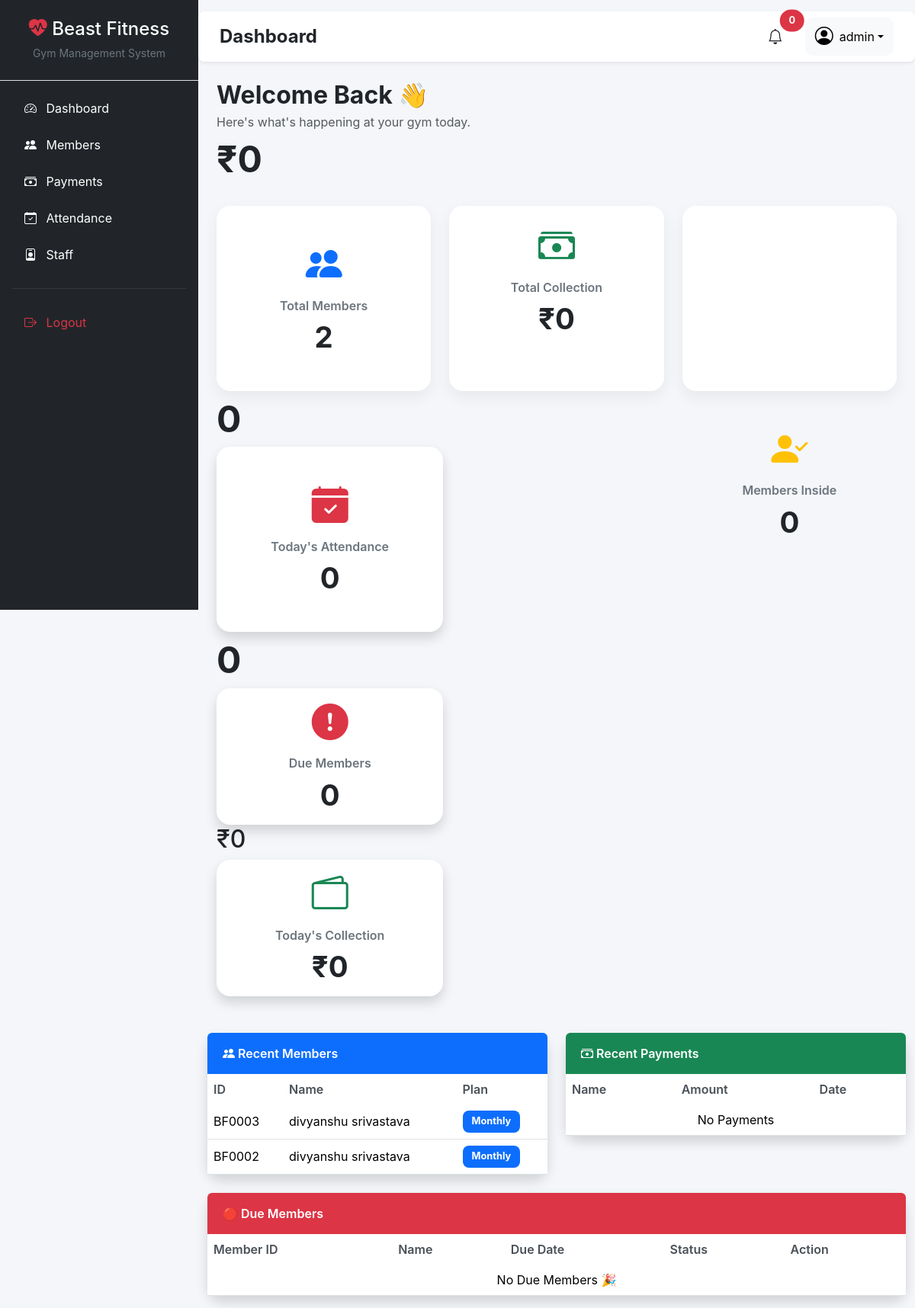
Page / (signed in) on the earlier database version.
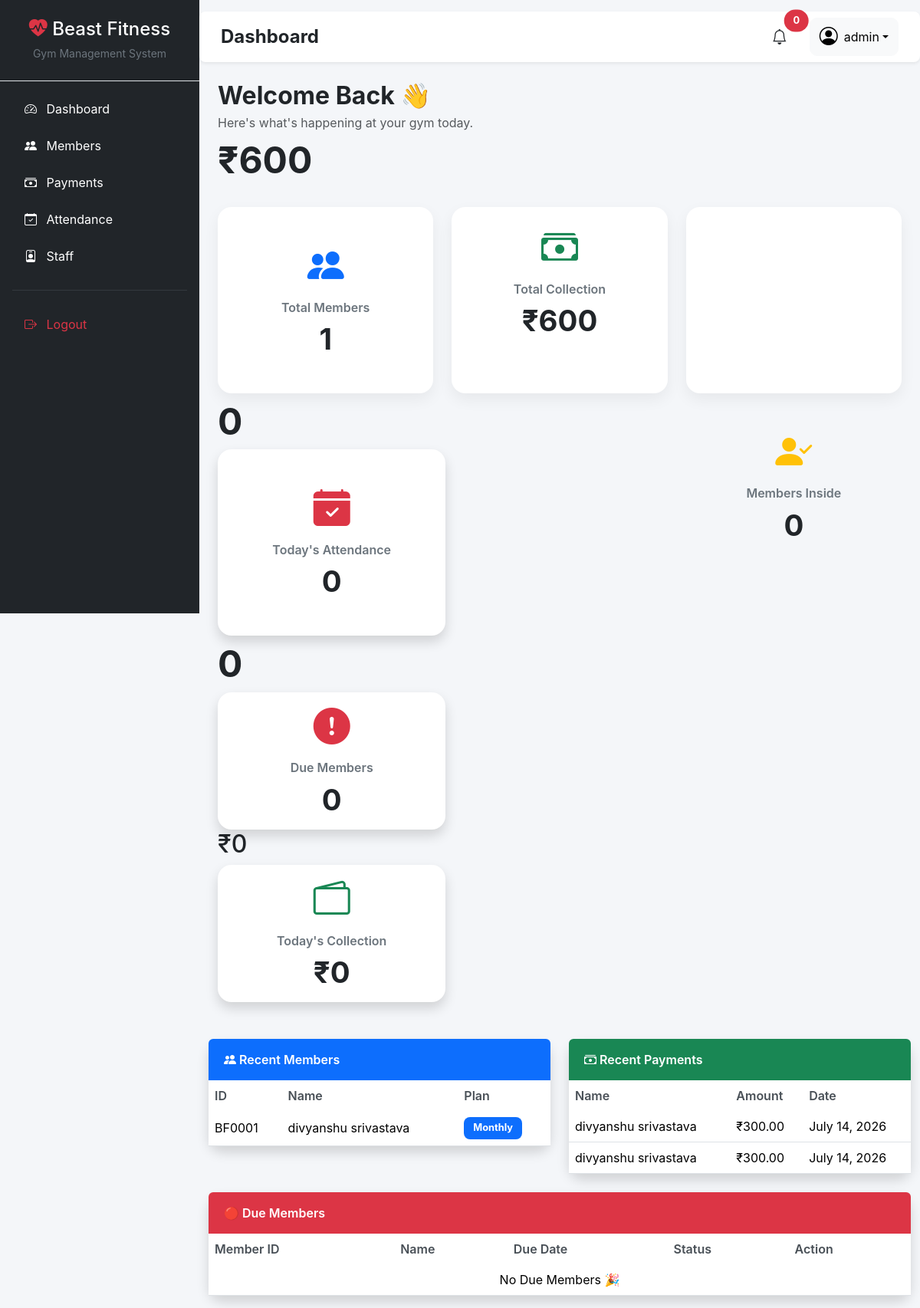
Same page on the later database version.
### members/models.py (models this page shows, shortened)
class Member(models.Model):
    GENDER_CHOICES = [
        ("Male", "Male"),
        ("Female", "Female"),
    ]
    MEMBERSHIP_CHOICES = [
        ("Monthly", "Monthly"),
        ("Quarterly", "Quarterly"),
        ("Half-Yearly", "Half-Yearly"),
        ("Yearly", "Yearly"),
    ]
    member_id = models.CharField(
        max_length=10,
        unique=True,
        blank=True
    )
    full_name = models.CharField(max_length=100)
    phone = models.CharField(max_length=15)
    gender = models.CharField(
        max_length=10,
        choices=GENDER_CHOICES
    )
    age = models.PositiveIntegerField()
    address = models.TextField()
    membership = models.CharField(
        max_length=20,
        choices=MEMBERSHIP_CHOICES
    )
    joining_date = models.DateField(
        auto_now_add=True
    )
    next_due_date = models.DateField(
        null=True,
        blank=True
    )
    fee_status = models.CharField(
        max_length=10,
        default="Paid"
    )

### payments/models.py (models this page shows, shortened)
class Payment(models.Model):
    PAYMENT_MODE = [
        ("Cash", "Cash"),
        ("UPI", "UPI"),
        ("Card", "Card"),
    ]
    member = models.ForeignKey(
        Member,
        on_delete=models.CASCADE
    )
    amount = models.DecimalField(
        max_digits=10,
        decimal_places=2
    )
    payment_mode = models.CharField(
        max_length=10,
        choices=PAYMENT_MODE
    )
    received_by = models.ForeignKey(
        Staff,
        on_delete=models.SET_NULL,
        null=True,
        blank=True
    )
    payment_date = models.DateField(
        default=timezone.now
    )
    next_due_date = models.DateField(
        blank=True,
        null=True
    )
    remarks = models.CharField(
        max_length=200,
        blank=True
    )

### dashboard/views.py (the view, shortened to what this page needs)
# urls.py: path("", include("dashboard.urls")),
@login_required
def dashboard(request):
    total_members = Member.objects.count()
    total_collection = (
        Payment.objects.aggregate(total=Sum("amount"))["total"] or 0
    )
    today = timezone.localdate()
    today_collection = (
        Payment.objects.filter(payment_date=today)
        .aggregate(total=Sum("amount"))["total"] or 0
    )
    today_attendance = Attendance.objects.filter(
        attendance_date=today
    ).count()
    inside_gym = Attendance.objects.filter(
        status="Inside"
    ).count()
    overdue_members = Member.objects.filter(
        next_due_date__lt=today
    ).count()
    due_today = Member.objects.filter(
        next_due_date=today
    ).count()
    due_members = overdue_members + due_today
    recent_members = Member.objects.order_by("-id")[:5]
    recent_payments = Payment.objects.order_by("-payment_date")[:5]
    recent_due_members = Member.objects.filter(
        next_due_date__lte=today
    ).order_by("next_due_date")[:5]
    context = {
        "total_members": total_members,
        "total_collection": total_collection,
        "today_collection": today_collection,
        "today_attendance": today_attendance,
        "inside_gym": inside_gym,
        "due_members": due_members,
        "overdue_members": overdue_members,
        "due_today": due_today,
        "recent_members": recent_members,
        "recent_payments": recent_payments,
        "recent_due_members": recent_due_members,
    }
    return render(request, "dashboard.html", context)

### templates/dashboard.html
{% extends 'base.html' %}
{% block content %}
<div class="container-fluid">
<div class="mb-4">
    <h2 class="fw-bold mb-1">Welcome Back 👋</h2>
    <p class="text-muted mb-0">
        Here's what's happening at your gym today.
    </p>
</div>
    <div class="row g-4">
      <h2 class="fw-bold display-5 mt-2">₹{{ total_collection }}</h2>
        <div class="col-lg-4 col-md-6">
<div class="card border-0 h-100">
                <div class="card-body text-center p-5">
                    <i class="bi bi-people-fill display-4 text-primary"></i>
                    <h6 class="mt-3">Total Members</h6>
                    <h2>{{ total_members }}</h2>
                </div>
            </div>
        </div>
        <div class="col-lg-4 col-md-6">
<div class="card border-0 h-100">
                <div class="card-body text-center py-4">
                    <i class="bi bi-cash-stack display-4 text-success"></i>
                    <h6 class="mt-3">Total Collection</h6>
                    <h2>₹{{ total_collection }}</h2>
                </div>
            </div>
        </div>
        <div class="col-lg-4 col-md-6">
            <div class="card border-0 h-100"></div>
                <div class="card-body text-center p-5">
                    <i class="bi bi-person-check-fill display-4 text-warning"></i>
                    <h6 class="mt-3">Members Inside</h6>
                    <h2 class="fw-bold display-5 mt-2">{{ inside_gym }}</h2>
                </div>
            </div>
        </div>
        <h2 class="fw-bold display-5 mt-2">{{ today_attendance }}</h2>
        <div class="col-lg-4 col-md-6">
            <div class="card shadow border-0">
                <div class="card-body text-center p-5">
                    <i class="bi bi-calendar-check-fill display-4 text-danger"></i>
                    <h6 class="mt-3">Today's Attendance</h6>
                    <h2>{{ today_attendance }}</h2>
                </div>
            </div>
        </div>
<h2 class="fw-bold display-5 mt-2">{{ due_members }}</h2>
        <div class="col-lg-4 col-md-6">
            <div class="card shadow border-0">
                <div class="card-body text-center">
                    <i class="bi bi-exclamation-circle-fill display-4 text-danger"></i>
                    <h6 class="mt-3">Due Members</h6>
                    <h2>{{ due_members }}</h2>
                </div>
            </div>
        </div>
        <h2>₹{{ today_collection }}</h2>
        <div class="col-lg-4 col-md-6">
            <div class="card shadow border-0">
                <div class="card-body text-center">
                    <i class="bi bi-wallet2 display-4 text-success"></i>
                    <h6 class="mt-3">Today's Collection</h6>
                    <h2>₹{{ today_collection }}</h2>
                </div>
            </div>
        </div>
    </div>
    <div class="row mt-5">
        <div class="col-lg-6">
            <div class="card shadow">
<div class="card-header bg-primary text-white rounded-top">
                    <i class="bi bi-people-fill"></i>
                    Recent Members
                </div>
                <div class="card-body p-0">
                    <table class="table table-hover mb-0">
                        <thead>
                            <tr>
                                <th>ID</th>
                                <th>Name</th>
                                <th>Plan</th>
                            </tr>
                        </thead>
                        <tbody>
                        {% for member in recent_members %}
                            <tr>
                                <td>{{ member.member_id }}</td>
                                <td>{{ member.full_name }}</td>
                                <td>
                                    <span class="badge bg-primary">
                                        {{ member.membership }}
                                    </span>
                                </td>
                            </tr>
                        {% empty %}
                            <tr>
                                <td colspan="3" class="text-center">
                                    No Members
                                </td>
                            </tr>
                        {% endfor %}
                        </tbody>
                    </table>
                </div>
            </div>
        </div>
        <div class="col-lg-6">
            <div class="card shadow">
<div class="card-header bg-success text-white rounded-top">
                    <i class="bi bi-cash-stack"></i>
                    Recent Payments
                </div>
                <div class="card-body p-0">
                    <table class="table table-hover mb-0">
                        <thead>
                            <tr>
                                <th>Name</th>
                                <th>Amount</th>
                                <th>Date</th>
                            </tr>
                        </thead>
                        <tbody>
                        {% for payment in recent_payments %}
                            <tr>
                                <td>{{ payment.member.full_name }}</td>
                                <td>₹{{ payment.amount }}</td>
                                <td>{{ payment.payment_date }}</td>
                            </tr>
                        {% empty %}
                            <tr>
                                <td colspan="3" class="text-center">
                                    No Payments
                                </td>
                            </tr>
                        {% endfor %}
                        </tbody>
                    </table>
                </div>
            </div>
        </div>
    </div>
    <div class="row mt-4">
        <div class="col-lg-12">
            <div class="card shadow">
<div class="card-header bg-danger text-white rounded-top">
                    🔴 Due Members
                </div>
                <div class="card-body p-0">
                    <table class="table table-hover mb-0">
                        <thead>
<tr>
<th>Member ID</th>
<th>Name</th>
<th>Due Date</th>
<th>Status</th>
<th>Action</th>
</tr>
</thead>
                        <tbody>
                        {% for member in recent_due_members %}
                            <tr>
    <td>{{ member.member_id }}</td>
    <td>{{ member.full_name }}</td>
    <td>{{ member.next_due_date }}</td>
    <td>
    {% if member.display_status == "Overdue" %}
        <span class="badge bg-danger">🔴 Overdue</span>
    {% elif member.display_status == "Due Today" %}
        <span class="badge bg-warning text-dark">🟡 Due Today</span>
    {% else %}
        <span class="badge bg-success">🟢 Paid</span>
    {% endif %}
</td>
<td>
    <a href="/payments/" class="btn btn-sm btn-success">
        💰 Receive
    </a>
</td>
</tr>
                        {% empty %}
                            <tr>
                                <td colspan="5" class="text-center">
                                    No Due Members 🎉
                                </td>
                            </tr>
                        {% endfor %}
                        </tbody>
                    </table>
                </div>
            </div>
        </div>
    </div>
</div>
{% endblock %}

### templates/base.html (shortened to what this page needs)
{% load static %}
<!DOCTYPE html>
<html lang="en">
<head>
    <link href="https://cdn.jsdelivr.net/npm/bootstrap@5.3.7/dist/css/bootstrap.min.css" rel="stylesheet">
    <link rel="stylesheet" href="https://cdn.jsdelivr.net/npm/bootstrap-icons@1.13.1/font/bootstrap-icons.min.css">
    <link rel="stylesheet" href="{% static 'css/style.css' %}">
</head>
<body>
    {% include 'includes/sidebar.html' %}
    <main class="main-content">
        {% include 'includes/navbar.html' %}
        <div class="container-fluid py-3">
            {% block content %}
            {% endblock %}
    </main>
</body>
</html>

### templates/includes/sidebar.html
<div class="sidebar bg-dark text-white">
    <div class="text-center py-4 border-bottom">
        <h4 class="mb-1">
            <i class="bi bi-heart-pulse-fill text-danger"></i>
            Beast Fitness
        </h4>
        <small class="text-secondary">Gym Management System</small>
    </div>
    <div class="p-3">
        <a href="/" class="nav-link text-white py-2 px-3 mb-2 rounded">
            <i class="bi bi-speedometer2 me-2"></i>
            Dashboard
        </a>
        <a href="/members/" class="nav-link text-white py-2 px-3 mb-2 rounded">
            <i class="bi bi-people-fill me-2"></i>
            Members
        </a>
        <a href="/payments/" class="nav-link text-white py-2 px-3 mb-2 rounded">
            <i class="bi bi-cash-stack me-2"></i>
            Payments
        </a>
        <a href="/attendance/" class="nav-link text-white py-2 px-3 mb-2 rounded">
            <i class="bi bi-calendar-check me-2"></i>
            Attendance
        </a>
        <a href="/staff/" class="nav-link text-white py-2 px-3 mb-2 rounded">
            <i class="bi bi-person-badge me-2"></i>
            Staff
        </a>
        <hr class="text-secondary my-4">
        <a href="/logout/" class="nav-link text-danger py-2 px-3 rounded">
            <i class="bi bi-box-arrow-right me-2"></i>
            Logout
        </a>
    </div>
</div>

### templates/includes/navbar.html (shortened to what this page needs)
<nav class="navbar navbar-expand-lg bg-white shadow-sm rounded-3 px-3 mb-4">
    <div class="container-fluid">
        <h4 class="mb-0 fw-bold">
            Dashboard
        </h4>
        <div class="ms-auto d-flex align-items-center">
            <button class="btn position-relative me-3">
                <i class="bi bi-bell fs-5"></i>
                <span class="position-absolute top-0 start-100 translate-middle badge rounded-pill bg-danger">
                    0
                </span>
            </button>
            <div class="dropdown">
                <button class="btn btn-light dropdown-toggle d-flex align-items-center"
                        data-bs-toggle="dropdown">
                    <i class="bi bi-person-circle fs-4 me-2"></i>
                    {{ request.user.username }}
                </button>
            </div>
        </div>
    </div>
</nav>

### static/css/style.css (style rules this page uses)
* { margin:0; padding:0; box-sizing:border-box; }
body { background:#f4f6f9; font-family:Inter,Segoe UI,Tahoma,Geneva,Verdana,sans-serif; overflow-x:hidden; }
.sidebar { position:fixed; top:0; left:0; width:260px; height:100vh; background:#1f2937; color:#fff; overflow-y:auto; transition:.3s ease; z-index:1050; }
.sidebar .nav-link { color:#d1d5db; border-radius:10px; margin-bottom:6px; transition:.25s; }
.main-content { margin-left:260px; min-height:100vh; transition:.3s ease; }
.navbar { position:sticky; top:15px; z-index:999; border-radius:15px; }
.card { border:none; border-radius:18px; box-shadow:0 8px 20px rgba(0,0,0,.06); }
.card { transition:all .3s ease; }
.btn { border-radius:10px; }
.table { vertical-align:middle; }
.card-body i { font-size:3rem; margin-bottom:15px; }
.card-body h6 { color:#6c757d; font-weight:600; margin-bottom:8px; }
.card-body h2 { font-size:2.4rem; font-weight:700; margin:0; }
.card-header { border:none; font-weight:600; padding:15px 20px; }
.table thead th { border-bottom:none; font-weight:600; color:#495057; }
.table tbody tr { transition:.2s ease; }
.badge { padding:8px 12px; border-radius:8px; font-size:.8rem; }

Differences in the rows shown:
removed Member: member_id "BF0003", full_name "divyanshu srivastava", membership "Monthly"
removed Member: member_id "BF0002", full_name "divyanshu srivastava", membership "Monthly"
added Member: member_id "BF0001", full_name "divyanshu srivastava", membership "Monthly"
added Payment: member.full_name "divyanshu srivastava", amount "300.00", payment_date "July 14, 2026"
added Payment: member.full_name "divyanshu srivastava", amount "300.00", payment_date "July 14, 2026"
Other differences:
{{ total_collection }}: "0" → "600"
{{ total_members }}: "2" → "1"
text no longer shown: "No Payments"
